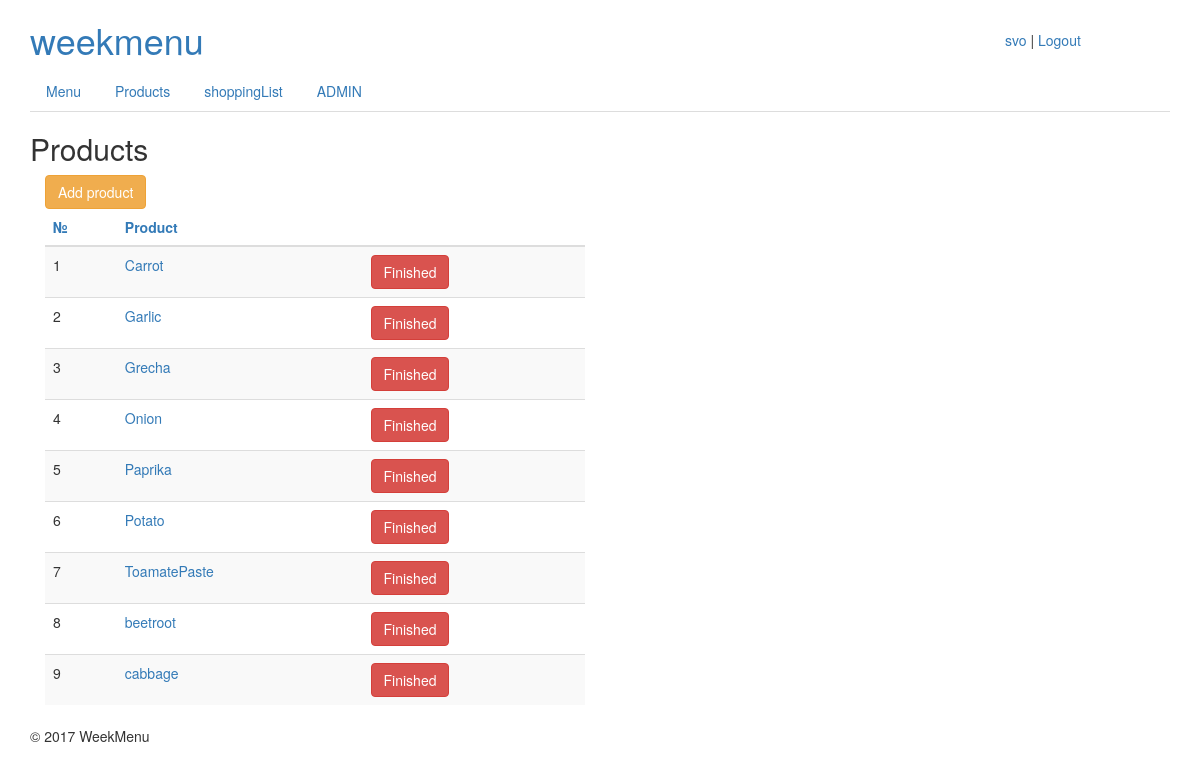
The app's page /products/ (signed in), older data.
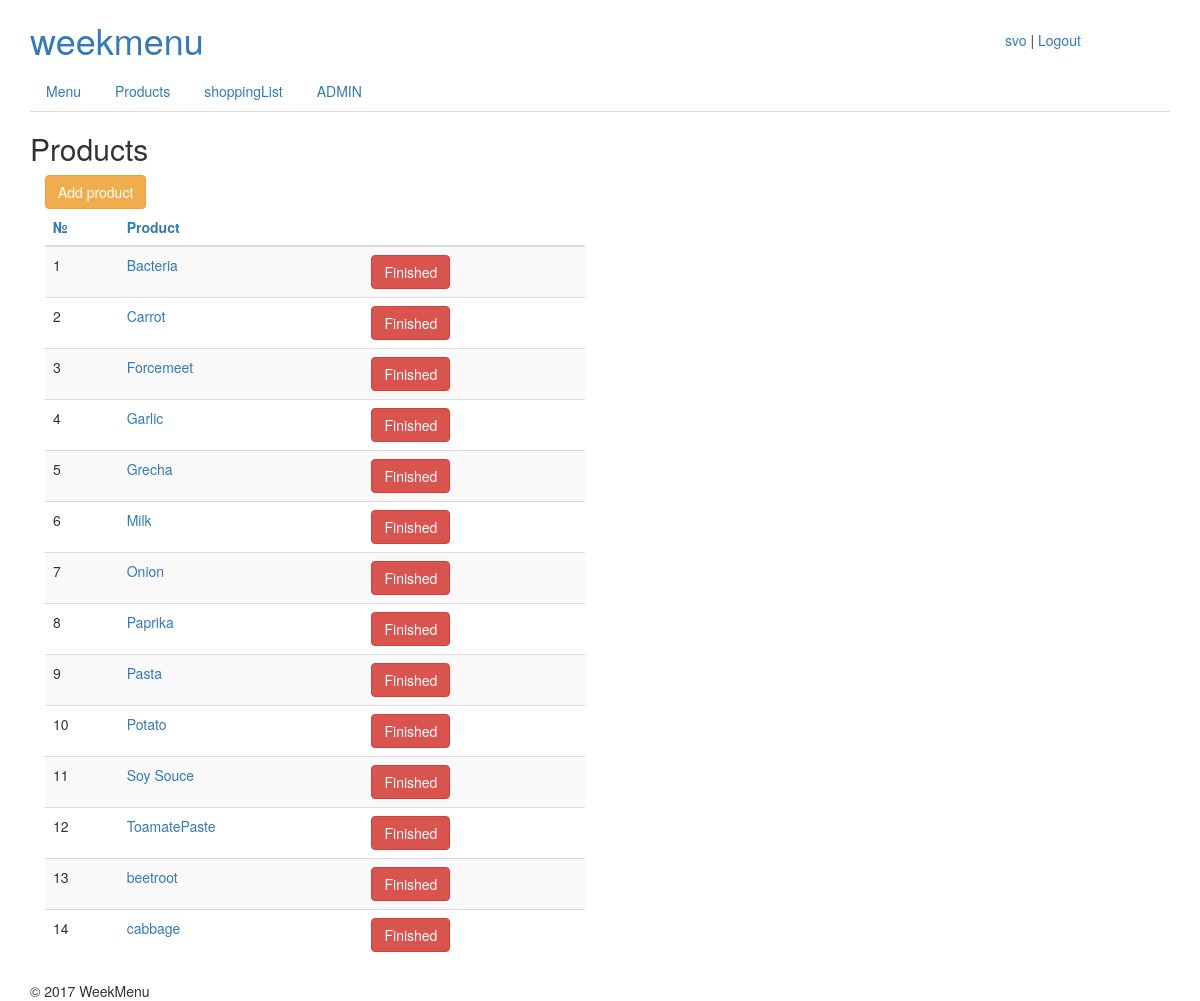
The same page, newer data.
### w_menu/models.py (models this page shows, shortened)
class Product(models.Model):
    class Meta(object):
        verbose_name = 'Product'
        verbose_name_plural = 'Products'
    title = models.CharField(
        max_length=256,
        blank=True,
        verbose_name='product'
    )
    available = models.BooleanField(
        verbose_name='available'
    )
    notes = models.TextField(
        blank=True,
        null=True,
        verbose_name='notes'
    )

### w_menu/views.py (the view)
# urls.py: url(r'^products/$', ProductsView.as_view(), name='products'),
@method_decorator(login_required, name='dispatch')
class ProductsView(ListView):
    template_name = 'products.html'
    ordering = ['title']
    try:
        queryset = Product.objects.filter(available=True)
    except ObjectDoesNotExist:
        pass

### w_menu/templates/products.html (shortened to what this page needs)
{% extends 'base.html' %}
{% block title %}Products{% endblock title %}
{% block content %}
{% if not object_list %}
<div class="alert alert-warning">
Products are absent. Please, adв<a href="{% url 'add_product' %}">Add product</a>
</div>
{% else %}
<div class="col-xs-6">
    <a href="{% url 'add_product' %}"> <button type="button" class="btn btn-warning">Add product</button> </a>
    <table class="table table-hover table-striped">
        <thead>
            <tr>
                <th><a href="#">№</a> </th>
                <th><a href="#">Product</a></th>
                <th></th>
            </tr>
        </thead>
        <tbody>
        {% for product in object_list %}
        <tr>
            <td>{{ forloop.counter }}</td>
            <td><a title="" href="#">{{ product.title }}</td>
            <td><button type="button" class="btn btn-danger">Finished</button></td>
        </tr>
        {% endfor %}
        </tbody>
    </table>
</div>
{% endif %}
{% endblock content %}

Row changes from the older to the newer data that the page shows:
now on this page (row edited): Product: title "Bacteria"
now on this page (row edited): Product: title "Forcemeet"
now on this page (row edited): Product: title "Milk"
now on this page (row edited): Product: title "Pasta"
now on this page (row edited): Product: title "Soy Souce"
